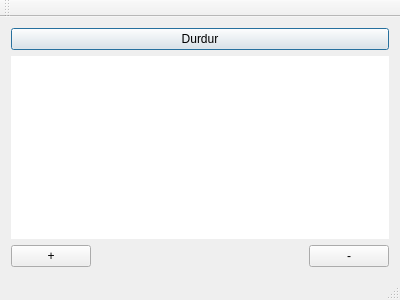
<?xml version="1.0" encoding="UTF-8"?>
<ui version="4.0">
 <class>MainWindow</class>
 <widget class="QMainWindow" name="MainWindow">
  <property name="geometry">
   <rect>
    <x>0</x>
    <y>0</y>
    <width>400</width>
    <height>300</height>
   </rect>
  </property>
  <property name="windowTitle">
   <string>MainWindow</string>
  </property>
  <widget class="QWidget" name="centralWidget">
   <layout class="QVBoxLayout" name="verticalLayout">
    <item>
     <widget class="QPushButton" name="resumePauseButton">
      <property name="text">
       <string>Durdur</string>
      </property>
      <property name="checkable">
       <bool>true</bool>
      </property>
      <property name="autoDefault">
       <bool>false</bool>
      </property>
      <property name="default">
       <bool>true</bool>
      </property>
      <property name="flat">
       <bool>false</bool>
      </property>
     </widget>
    </item>
    <item>
     <widget class="QListView" name="trackList">
      <property name="font">
       <font>
        <pointsize>18</pointsize>
       </font>
      </property>
      <property name="mouseTracking">
       <bool>false</bool>
      </property>
      <property name="tabletTracking">
       <bool>false</bool>
      </property>
      <property name="focusPolicy">
       <enum>Qt::NoFocus</enum>
      </property>
      <property name="contextMenuPolicy">
       <enum>Qt::NoContextMenu</enum>
      </property>
      <property name="frameShape">
       <enum>QFrame::NoFrame</enum>
      </property>
      <property name="lineWidth">
       <number>1</number>
      </property>
      <property name="editTriggers">
       <set>QAbstractItemView::NoEditTriggers</set>
      </property>
      <property name="showDropIndicator" stdset="0">
       <bool>false</bool>
      </property>
      <property name="defaultDropAction">
       <enum>Qt::IgnoreAction</enum>
      </property>
      <property name="spacing">
       <number>2</number>
      </property>
      <property name="uniformItemSizes">
       <bool>false</bool>
      </property>
     </widget>
    </item>
    <item>
     <layout class="QHBoxLayout" name="horizontalLayout">
      <item>
       <widget class="QPushButton" name="volumeUpButton">
        <property name="text">
         <string>+</string>
        </property>
       </widget>
      </item>
      <item>
       <spacer name="horizontalSpacer">
        <property name="orientation">
         <enum>Qt::Horizontal</enum>
        </property>
        <property name="sizeHint" stdset="0">
         <size>
          <width>40</width>
          <height>20</height>
         </size>
        </property>
       </spacer>
      </item>
      <item>
       <widget class="QPushButton" name="volumeDownButton">
        <property name="text">
         <string>-</string>
        </property>
       </widget>
      </item>
     </layout>
    </item>
   </layout>
  </widget>
  <widget class="QMenuBar" name="menuBar">
   <property name="geometry">
    <rect>
     <x>0</x>
     <y>0</y>
     <width>400</width>
     <height>22</height>
    </rect>
   </property>
  </widget>
  <widget class="QToolBar" name="mainToolBar">
   <attribute name="toolBarArea">
    <enum>TopToolBarArea</enum>
   </attribute>
   <attribute name="toolBarBreak">
    <bool>false</bool>
   </attribute>
  </widget>
  <widget class="QStatusBar" name="statusBar"/>
 </widget>
 <layoutdefault spacing="6" margin="11"/>
 <resources/>
 <connections/>
</ui>
